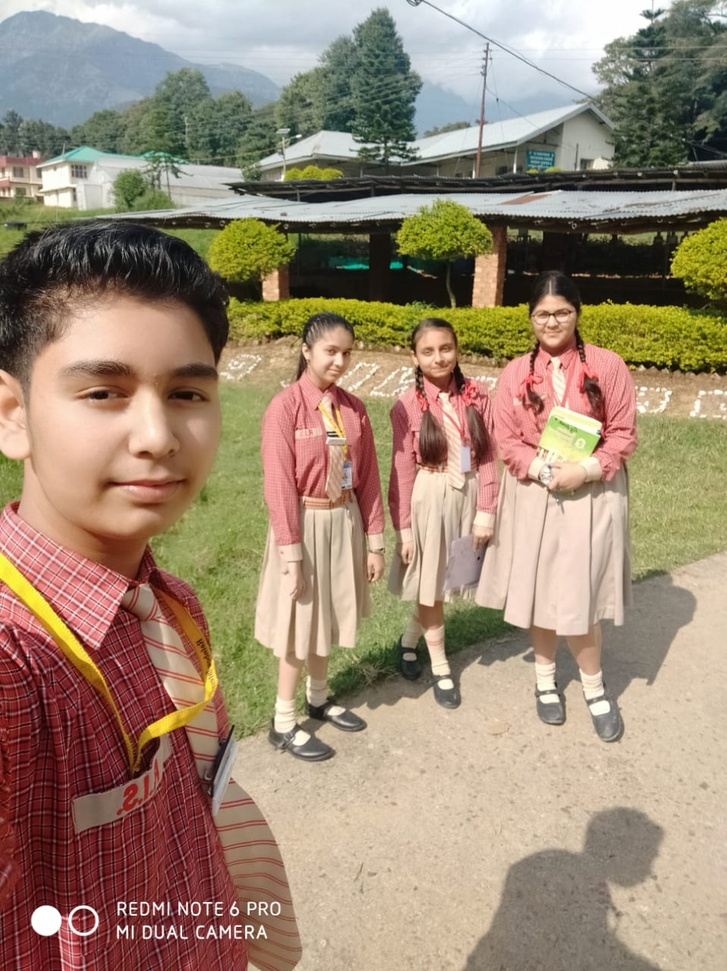
#> input picture pic2.jpg, 727 x 971 px, shrunk from 958 x 1280 before the run
$ python facereco.py
#> lines starting #> are read from the running program, lines starting #| are printed output that depends on the picture; after the words box and inside, x2 and y2 are one past the last pixel; in counts of white or black regions, pixels touching at a corner belong together
#import CV2  https://pypi.org/project/opencv-python/
import cv2

#Train the code
trained_face_data = cv2.CascadeClassifier('haarcascade_frontalface_default.xml')

# Choose an image to detectfaces in

#img = cv2.imread('pic1.jpg')
img = cv2.imread('pic2.jpg')
#> img is the input picture: shape (971, 727, 3); mean B, G, R 116.2, 137.1, 156.9


# Must Convert to grey scale
grayscaled_img = cv2.cvtColor(img, cv2.COLOR_BGR2GRAY)
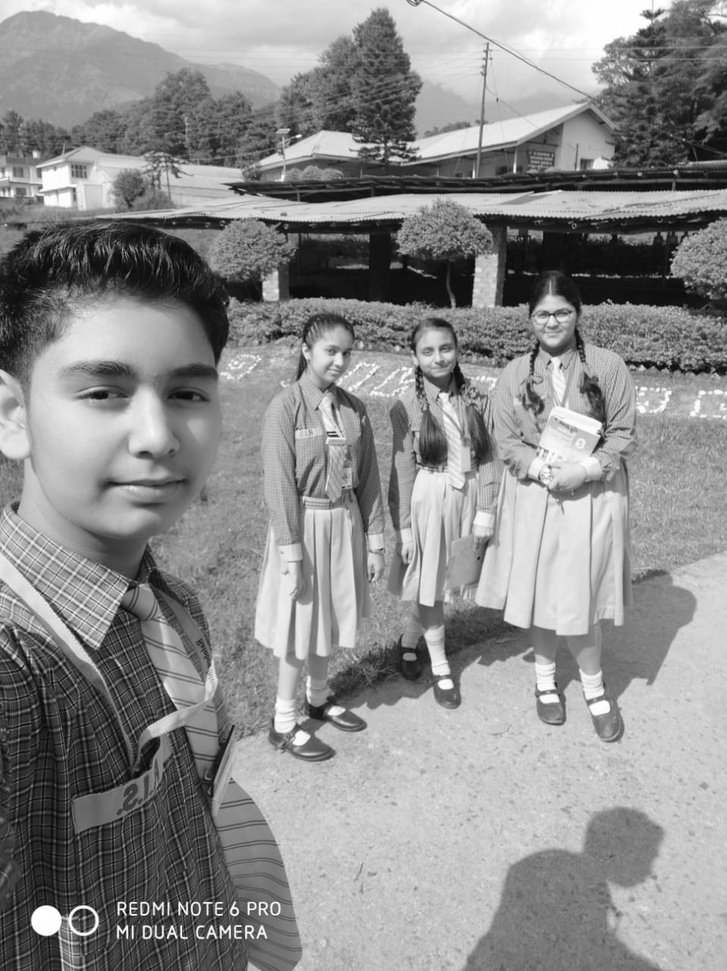
#> grayscaled_img: shape (971, 727); min 1, max 255, mean 140.6

# Detect Face
face_coordinates = trained_face_data.detectMultiScale(grayscaled_img)
#> face_coordinates = [[445, 447, 30, 30], [527, 294, 52, 52], [411, 329, 53, 53], [306, 330, 56, 56], [138, 628, 50, 50], [25, 296, 244, 244]]

# Draw rectangles
for (x,y,w,h) in face_coordinates:
    cv2.rectangle(img, (x, y), (x + w, y + h), (0, 0 , 255), 3)
#> this loop made 6 passes
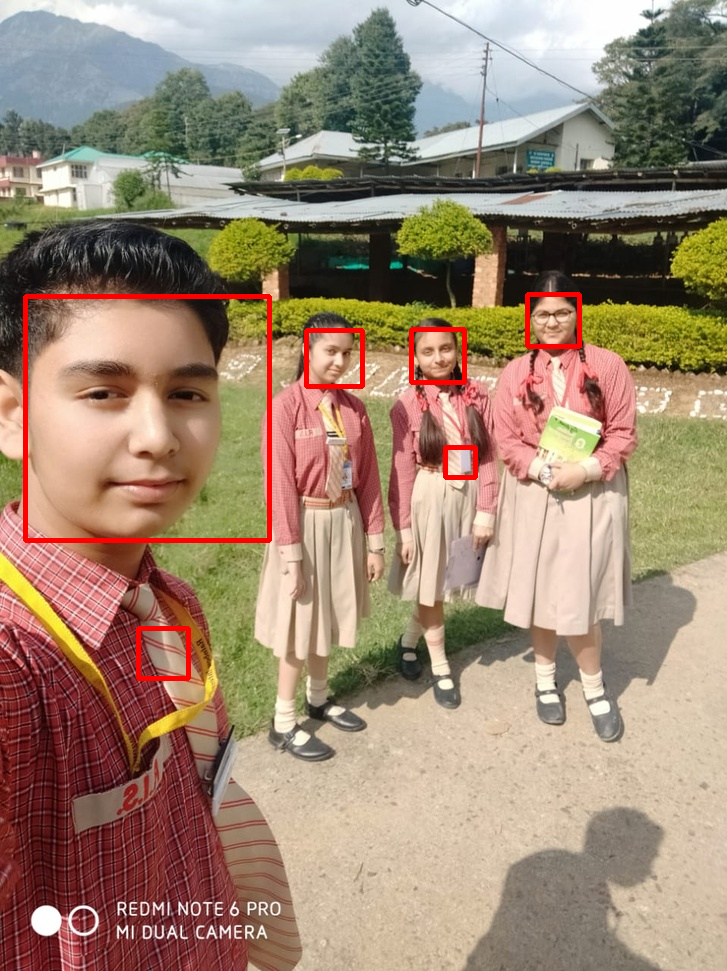
#> img: shape (971, 727, 3); 1.36% of pixels changed, all inside (x1, y1, x2, y2) = (23, 292, 582, 681)


#Name For The Python Shell
cv2 .imshow('Daiwik Face Detector' , img)

#Runs The Python Shell For some time until Enter Key Is pressed
cv2.waitKey()

print("Code Complete!")

$ run again, with pic1.jpg copied over pic2.jpg
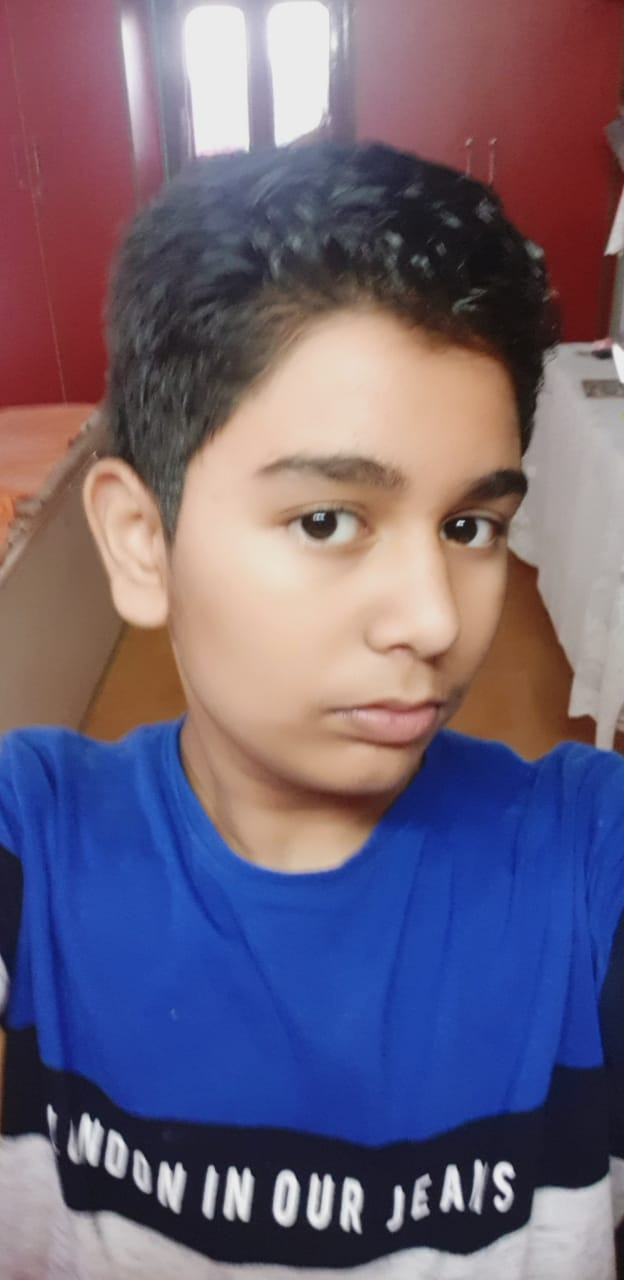
#> input picture pic1.jpg, 624 x 1280 px
#> img is the input picture: shape (1280, 624, 3); mean B, G, R 120.1, 98.6, 110.7
#> `grayscaled_img = cv2.cvtColor(img, cv2.COLOR_BGR2GRAY)`:
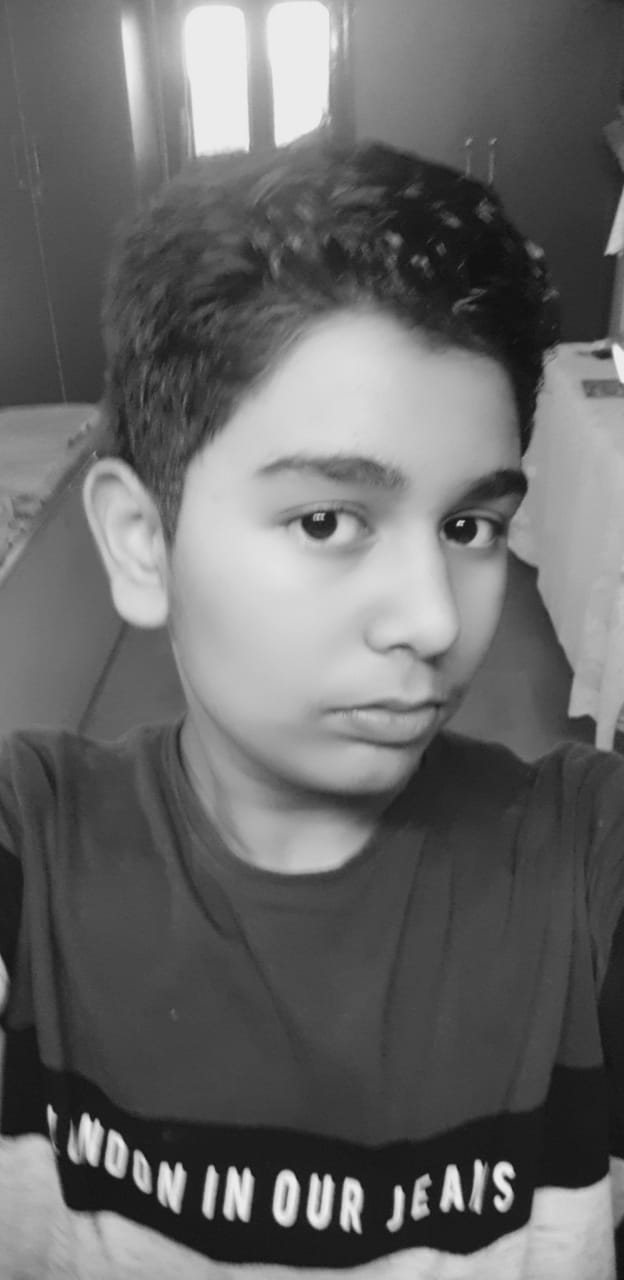
#> grayscaled_img: shape (1280, 624); min 13, max 243, mean 104.7
#> face_coordinates = [[172, 350, 429, 429]]
#> the loop `for (x,y,w,h) in face_coordinates:` made 1 pass
#> after the loop `for (x,y,w,h) in face_coordinates:`:
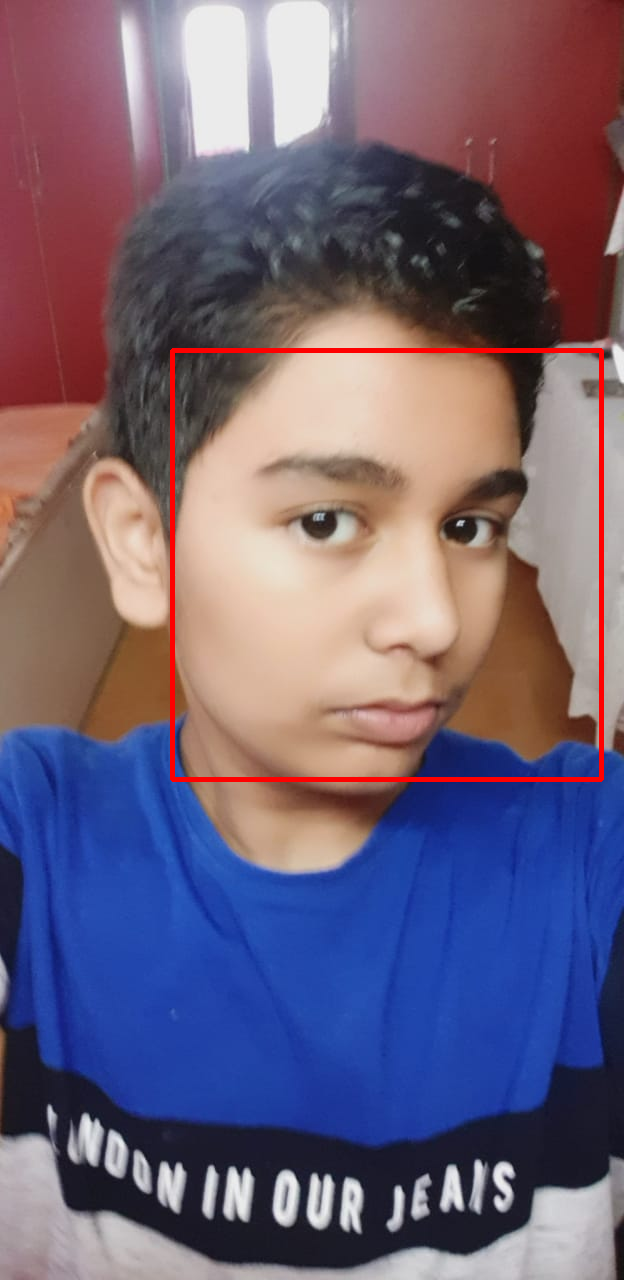
#> img: shape (1280, 624, 3); 1.07% of pixels changed, all inside (x1, y1, x2, y2) = (170, 348, 604, 782)
